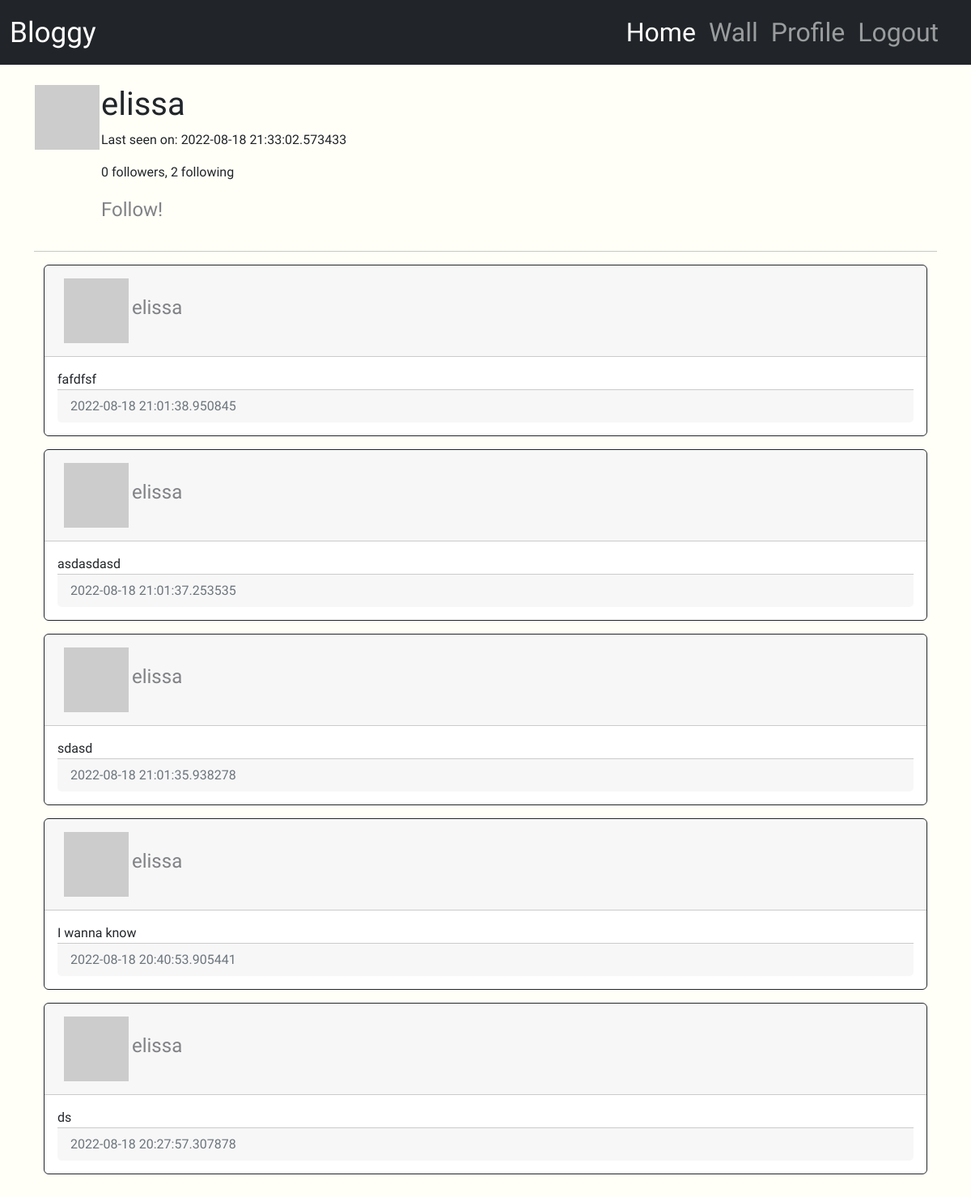
Page /user/elissa (signed in) on the earlier database version.
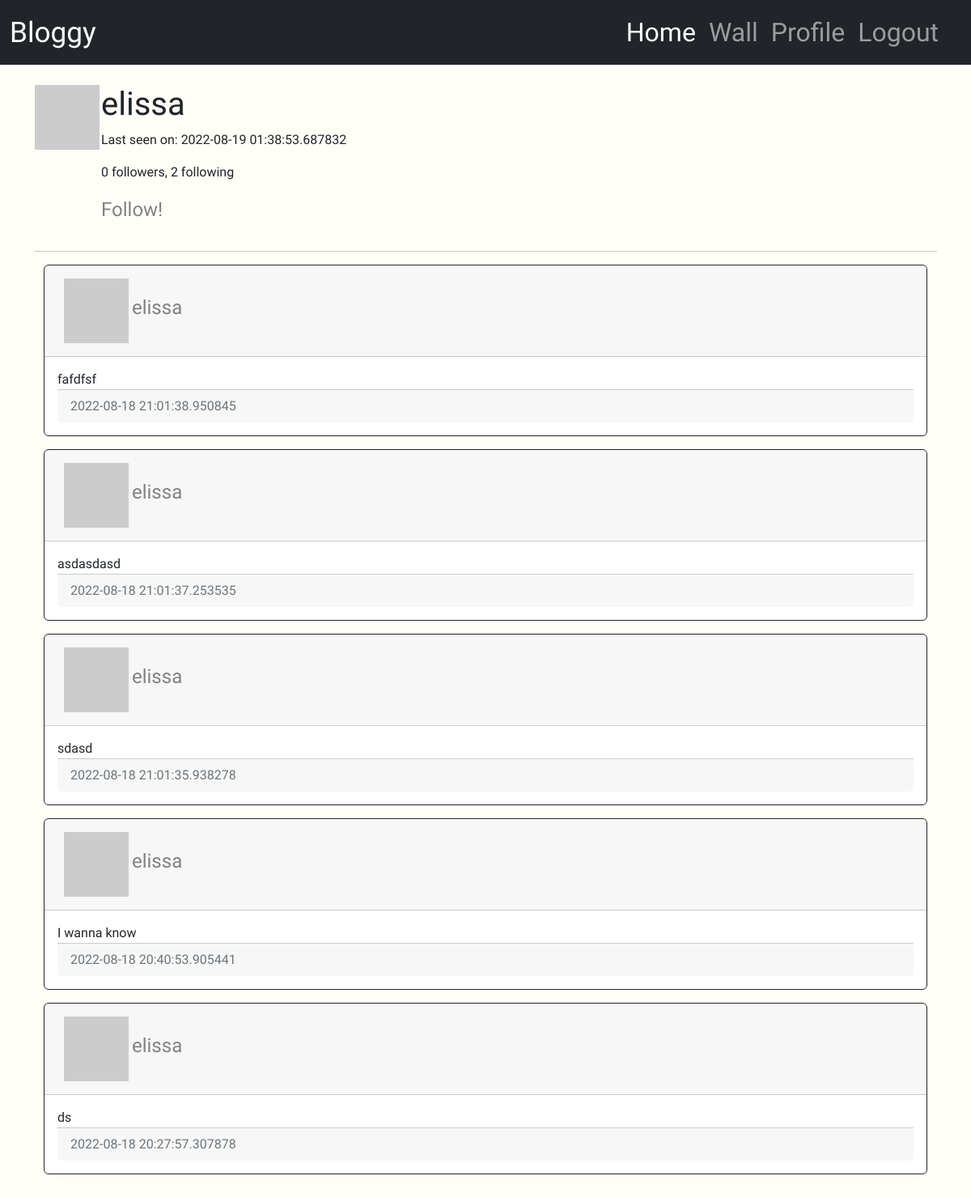
Same page on the later database version.
### app/models.py (models this page shows, shortened)
class User(UserMixin, db.Model):
    id = db.Column(db.Integer, primary_key=True)
    username = db.Column(db.String(64), index=True, unique=True)
    email = db.Column(db.String(120), index=True, unique=True)
    password_hash = db.Column(db.String(120))
    posts = db.relationship('Post', backref='author', lazy='dynamic')
    about_me = db.Column(db.String(128))
    last_seen = db.Column(db.DateTime, default=datetime.utcnow)
    followed = db.relationship(
        'User', secondary=followers,
        primaryjoin=(followers.c.follower_id == id),
        secondaryjoin=(followers.c.followed_id == id),
        backref= db.backref('followers', lazy='dynamic'), lazy='dynamic'
    )
    def avatar(self, size):
        digest = md5(self.email.lower().encode('utf-8')).hexdigest()
        return 'https://www.gravatar.com/avatar/{}?d=identicon&s={}'.format(digest, size)
    def following(self, user):
        return self.followed.filter(
            followers.c.followed_id == user.id
        ).count() > 0

class Post(db.Model):
    id = db.Column(db.Integer, primary_key=True)
    body = db.Column(db.String(255))
    timestamp = db.Column(db.DateTime, index= True, default=datetime.utcnow)
    user_id = db.Column(db.Integer, db.ForeignKey('user.id', ondelete="CASCADE"), nullable=False)

### app/routes.py (the view)
@app.route('/user/<username>')
@login_required
def user(username):
    user = User.query.filter_by(username=username).first_or_404()
    posts = user.posts.order_by(Post.timestamp.desc()).all()
    return render_template('user.html', user=user, posts=posts)

### app/models.py (called while the page is built)
@login.user_loader
def load_user(id):
    return User.query.get(int(id))

### app/routes.py (called while the page is built)
@app.before_request
def before_request():
    if current_user.is_authenticated:
        current_user.last_seen = datetime.utcnow()
        db.session.commit()

### app/templates/user.html (shortened to what this page needs)
{% extends "base.html" %}
{% block extraheader %}
<link rel="stylesheet" href="{{ url_for('static', filename='css/user.css') }}">
{% endblock extraheader %}
{% block content %}
<table>
    <tr valign="top">
        <td><img src="{{ user.avatar(128) }}" alt="user-profile-image"></td>
        <td>
            <h1>{{ user.username }}</h1>
            {% if user.last_seen %}<p>Last seen on: {{ user.last_seen }}</p>{% endif %}
            <p>{{ user.followers.count() }} followers, {{ user.followed.count() }} following</p>
            {% if user == current_user %}
            <p><a href="{{ url_for('edit_profile') }}"> Edit Your Profile!</a></p>
            {% elif not current_user.following(user) %}
            <p><a href="{{ url_for('follow', username=user.username) }}">Follow!</a></p>
            {% else %}
            <p><a href="{{ url_for('unfollow', username=user.username ) }}">Unfollow</a></p>
            {% endif %}
        </td>
    </tr>
</table>
    <hr>
    {% for post in posts %}
        {% include "_post.html" %}
    {% endfor %}
{% endblock %}

### app/templates/base.html (shortened to what this page needs)
<!DOCTYPE html>
<html lang="en">
<head>
    <link href="https://cdn.jsdelivr.net/npm/bootstrap@5.2.0/dist/css/bootstrap.min.css" rel="stylesheet">
    <link rel="stylesheet" href="{{ url_for('static', filename='css/style.css') }}">
    {% block extraheader %}
    {% endblock extraheader %}
</head>
<body>
    <nav class="navbar navbar-expand-lg navbar-dark bg-dark">
        <div class="container-fluid">
          <a class="navbar-brand" href="{{ url_for('index') }}">Bloggy</a>
          <div class="collapse navbar-collapse  justify-content-end" id="navbarNav">
            <ul class="navbar-nav ">
              <li class="nav-item">
                <a class="nav-link active" aria-current="page" href="{{ url_for('index') }}">Home</a>
              </li>
              <li class="nav-item">
                <a class="nav-link" href="{{ url_for('wall') }}">Wall</a>
              </li>
              {% if current_user.is_anonymous %}
              <li class="nav-item">
                <a class="nav-link" href="{{ url_for('login') }}">Login</a>
              </li>
              {% else %}
              <li class="nav-item">
                <a class="nav-link" href="{{ url_for('user', username=current_user.username) }}">Profile</a>
              </li>
              <li class="nav-item">
                <a class="nav-link" href="{{ url_for('logout') }}">Logout</a>
              </li>
              {% endif %}
            </ul>
          </div>
        </div>
      </nav>
    <div class="container">
    {% block content %}
    {% endblock %}
    </div>
</body>
</html>

### app/templates/_post.html (shortened to what this page needs)
{% block extraheader %}
<link rel="stylesheet" href="{{ url_for('static', filename='css/_post.css') }}">
{% endblock extraheader %}
{% block content %}
    <div id="posts" class="container">
            <div class="card border-dark mb-3">
                <div class="card-header d-flex align-items-center justify-content-between">
                    <div class="col-md-4 p-2">
                    <img src="{{ post.author.avatar(48) }}" alt="user-profile-image">
                    <a href="{{ url_for('user', username=post.author.username) }}">
                        {{ post.author.username }}
                    </a>
                    </div>
                    <div class="col-md-4 ms-auto p-2 text-end">
                    </div>
                </div>
                <div class="card-body">
                    <div class="card-text">
                        {{ post.body }}
                    </div>
                    <div class="card-footer text-muted">
                        {{ post.timestamp }}
                    </div>
                </div>
            </div>
    </div>
{% endblock %}

### app/static/css/style.css (style rules this page uses)
body { overflow-x: hidden; font-family: 'Source Sans Pro', sans-serif; }
body { background-size: cover; background-repeat: no-repeat; background-position: center; height: 1000vh; width: 100%; background-color:#FFFFF7; }
.navbar { font-size: 2rem; margin-bottom: 2%; padding-right: 20px; }
.navbar-brand { font-size: 2.2rem; padding-right: 20px; }

### app/static/css/_post.css (style rules this page uses)
a { text-decoration: none; font-size: 1.5rem; color: #818286; }

Differences in the rows shown:
changed User "elissa": last_seen "2022-08-18 21:33:02.573433" → "2022-08-19 01:38:53.687832"
